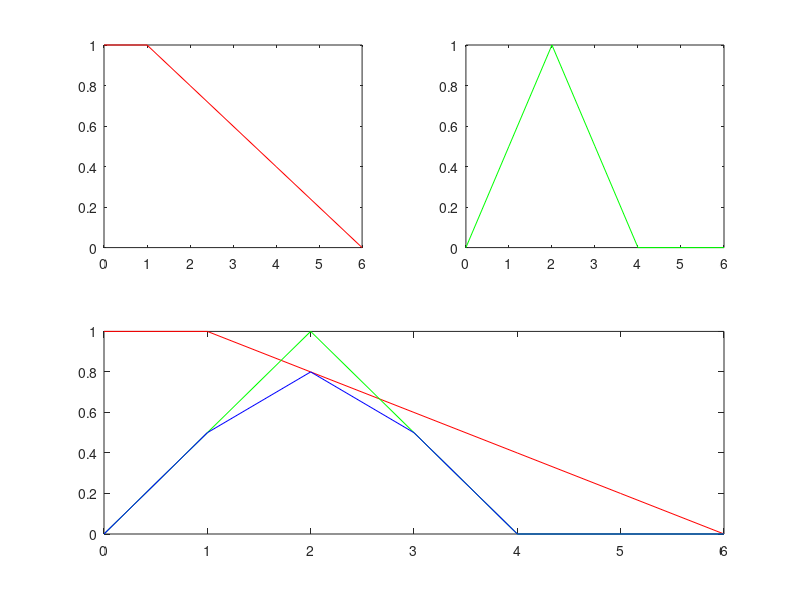
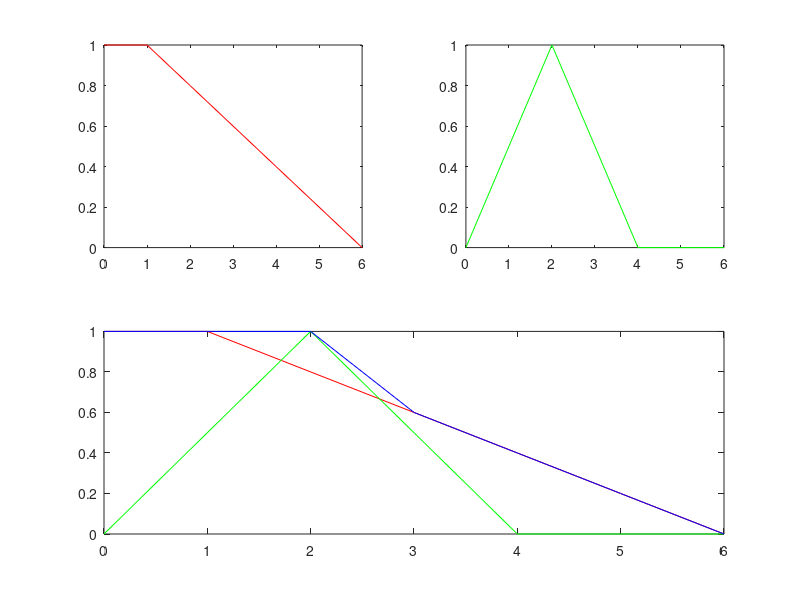
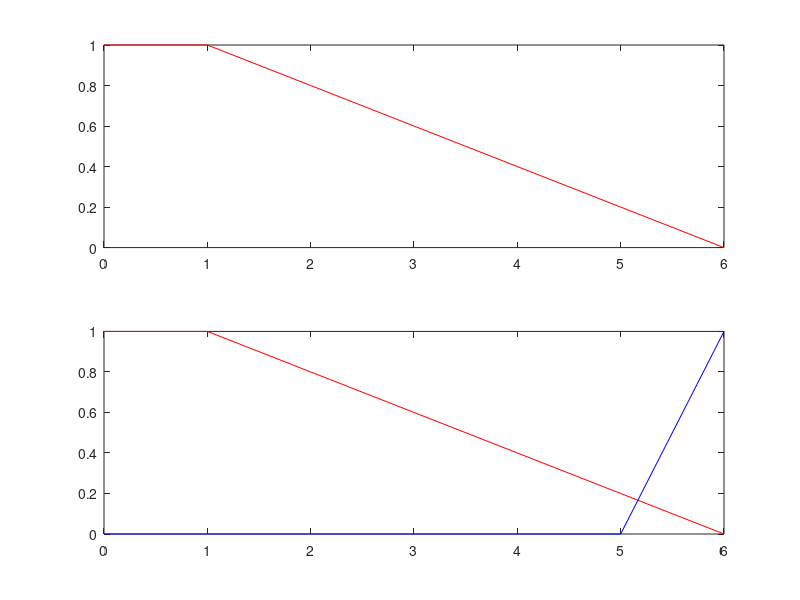

Write the MATLAB code that produced these figures, in order.
A = [1 1 0.8 0.6 0.4 0.2 0]
B = [0 0.5 1 0.5 0 0 0]
X = 0:6

figure(1)
subplot(2,2,1)
plot(X,A,'r')

subplot(2,2,2)
plot(X,B,'g')

subplot(2,2,[3,4])
plot(X,A,'r')
hold on
plot(X,B,'g')
hold on
plot(X, min(A,B),'b')


%UNION A AND B
figure(2)
subplot(2,2,1)
plot(X,A,'r')

subplot(2,2,2)
plot(X,B,'g')

subplot(2,2,[3,4])
plot(X,A,'r')
hold on
plot(X,B,'g')
hold on
plot(X, max(A,B),'b')

%DIFFERENCE
figure(3)
subplot(2,2,[1,2])
plot(X,A,'r')

subplot(2,2,[3,4])
plot(X,A,'r')
hold on
plot(X, not(A),'b')